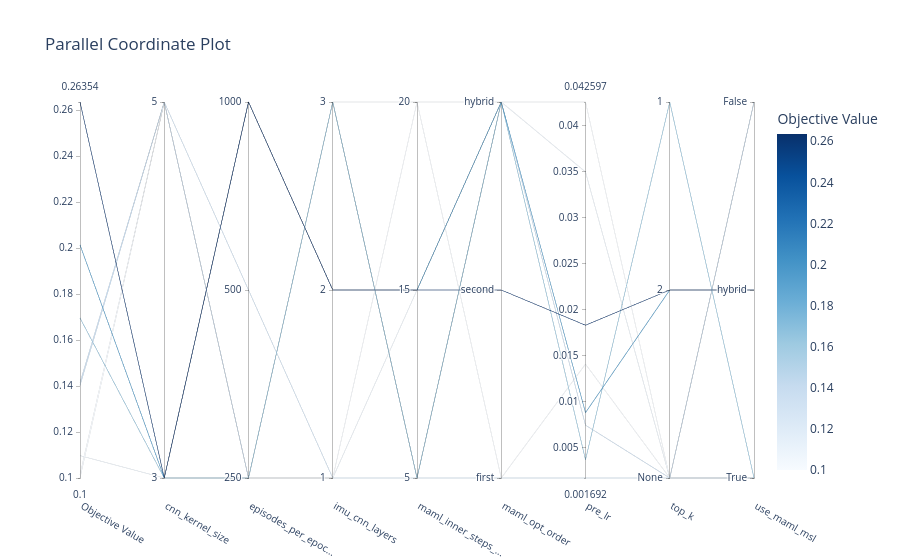

The notebook cell this image was saved under:
### Code cell
# Calculate parameter importance first
importance = optuna.importance.get_param_importances(study)

# Get the names of the top 8 most influential hyperparameters
top_params = list(importance.keys())[:8]

fig_parallel = vis.plot_parallel_coordinate(study, params=top_params)
fig_parallel.show()

### Figure 1 — Plotly figure (JSON) as saved in the notebook; plotly's stock layout.template omitted (floating-point values rounded to 4 significant figures)
{"data": [{"dimensions": [{"label": "Objective Value", "range": [0.1, 0.2635], "values": [0.1097, 0.1696, 0.2635, 0.2014, 0.1014, 0.1415, 0.1, 0.1403]}, {"label": "cnn_kernel_size", "range": [0, 1], "ticktext": ["3", "5"], "tickvals": [0, 1], "values": [0, 0, 0, 0, 1, 1, 1, 1]}, {"label": "episodes_per_epoc...", "range": [0, 2], "ticktext": ["250", "500", "1000"], "tickvals": [0, 1, 2], "values": [0, 0, 2, 2, 0, 0, 0, 1]}, {"label": "imu_cnn_layers", "range": [0, 2], "ticktext": ["1", "2", "3"], "tickvals": [0, 1, 2], "values": [0, 2, 1, 1, 0, 2, 2, 0]}, {"label": "maml_inner_steps_...", "range": [0, 2], "ticktext": ["5", "15", "20"], "tickvals": [0, 1, 2], "values": [1, 0, 1, 1, 2, 0, 2, 0]}, {"label": "maml_opt_order", "range": [0, 2], "ticktext": ["first", "second", "hybrid"], "tickvals": [0, 1, 2], "values": [2, 2, 1, 2, 0, 2, 2, 0]}, {"label": "pre_lr", "range": [0.001692, 0.0426], "values": [0.03498, 0.003671, 0.01831, 0.008803, 0.01408, 0.007436, 0.0426, 0.001692]}, {"label": "top_k", "range": [0, 2], "ticktext": ["None", "2", "1"], "tickvals": [0, 1, 2], "values": [0, 2, 1, 1, 0, 0, 0, 0]}, {"label": "use_maml_msl", "range": [0, 2], "ticktext": ["True", "hybrid", "False"], "tickvals": [0, 1, 2], "values": [2, 0, 1, 1, 2, 2, 0, 0]}], "labelangle": 30, "labelside": "bottom", "line": {"color": [0.1097, 0.1696, 0.2635, 0.2014, 0.1014, 0.1415, 0.1, 0.1403], "colorbar": {"title": {"text": "Objective Value"}}, "colorscale": [[0, "rgb(247,251,255)"], [0.125, "rgb(222,235,247)"], [0.25, "rgb(198,219,239)"], [0.375, "rgb(158,202,225)"], [0.5, "rgb(107,174,214)"], [0.625, "rgb(66,146,198)"], [0.75, "rgb(33,113,181)"], [0.875, "rgb(8,81,156)"], [1, "rgb(8,48,107)"]], "reversescale": false, "showscale": true}, "type": "parcoords"}], "layout": {"title": {"text": "Parallel Coordinate Plot"}}}
